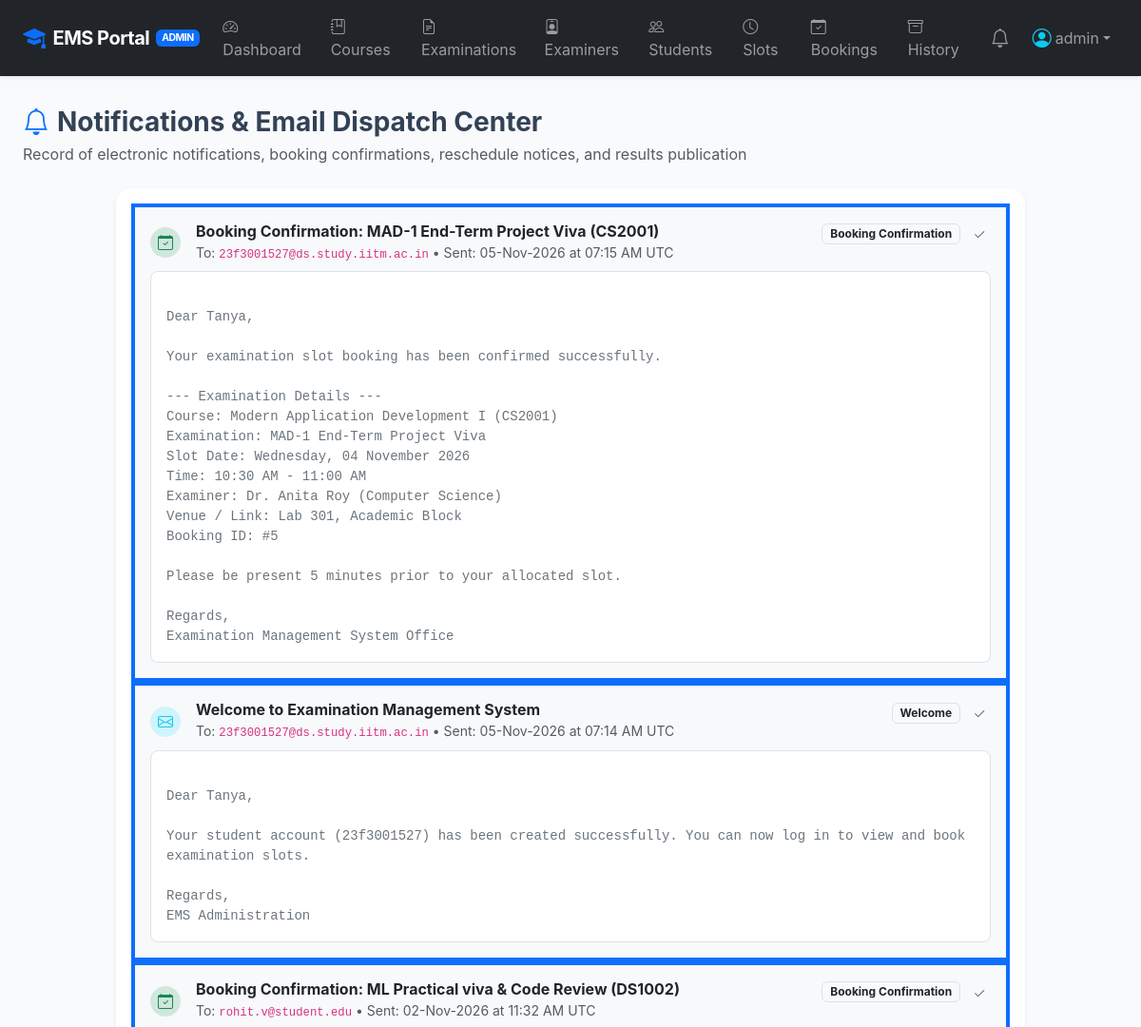
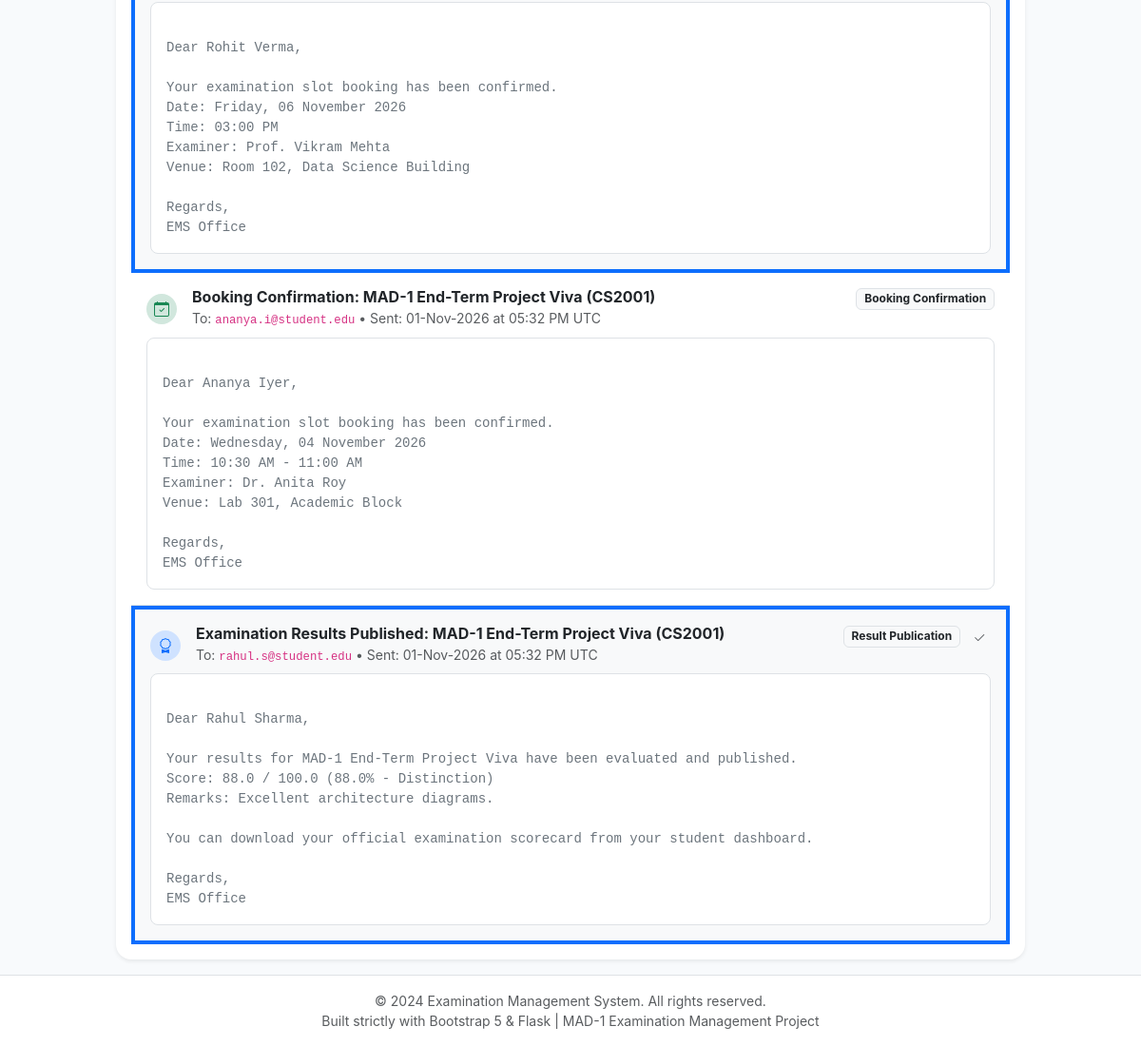
Screenshot of /notifications/ (signed in) with the database file from the repository (2 pictures, top to bottom).
### application/models.py (models this page shows, shortened)
class User(UserMixin, db.Model):
    __tablename__ = 'users'
    id = db.Column(db.Integer, primary_key=True)
    username = db.Column(db.String(80), unique=True, nullable=False, index=True)
    email = db.Column(db.String(120), unique=True, nullable=False, index=True)
    password_hash = db.Column(db.String(255), nullable=False)
    role = db.Column(db.String(20), nullable=False)  # 'admin', 'examiner', 'student'
    created_at = db.Column(db.DateTime, default=datetime.utcnow)
    examiner_profile = db.relationship('ExaminerProfile', backref='user', uselist=False, cascade='all, delete-orphan')
    student_profile = db.relationship('StudentProfile', backref='user', uselist=False, cascade='all, delete-orphan')
    notifications = db.relationship('Notification', backref='user', lazy='dynamic', cascade='all, delete-orphan')
    @property
    def is_admin(self):
        return self.role == 'admin'
    @property
    def is_student(self):
        return self.role == 'student'

class Notification(db.Model):
    __tablename__ = 'notifications'
    id = db.Column(db.Integer, primary_key=True)
    user_id = db.Column(db.Integer, db.ForeignKey('users.id', ondelete='CASCADE'), nullable=False)
    email_to = db.Column(db.String(120), nullable=False)
    subject = db.Column(db.String(200), nullable=False)
    body = db.Column(db.Text, nullable=False)
    notification_type = db.Column(db.String(50), default='General')  # 'Booking Confirmation', 'Result Publication', 'Reschedule', 'Status Update'
    sent_at = db.Column(db.DateTime, default=datetime.utcnow)
    is_read = db.Column(db.Boolean, default=False)

### application/controllers/notifications.py (the view)
@notif_bp.route('/')
@login_required
def index():
    if current_user.is_admin:
        notifs = Notification.query.order_by(Notification.sent_at.desc()).limit(100).all()
    else:
        notifs = current_user.notifications.order_by(Notification.sent_at.desc()).all()
    return render_template('notifications/list.html', notifications=notifs)

### application/__init__.py (called while the page is built)
@login_manager.user_loader
def load_user(user_id):
    try:
        return User.query.get(int(user_id))
    except (TypeError, ValueError):
        return None

### application/templates/notifications/list.html (shortened to what this page needs)
{% extends "base.html" %}
{% block content %}
<div class="d-flex justify-content-between align-items-center mb-4 flex-wrap gap-2">
    <div>
        <h3 class="fw-bold mb-1"><i class="bi bi-bell text-primary me-2"></i>Notifications & Email Dispatch Center</h3>
        <p class="text-muted mb-0">Record of electronic notifications, booking confirmations, reschedule notices, and results publication</p>
    </div>
</div>
<div class="row justify-content-center">
    <div class="col-lg-10">
        <div class="card border-0 shadow-sm rounded-4 bg-white">
            <div class="card-body p-3">
                {% if notifications %}
                    <div class="list-group list-group-flush">
                        {% for n in notifications %}
                        <div class="list-group-item p-3 border-bottom {% if not n.is_read %}bg-light border-start border-primary border-4{% endif %}">
                            <div class="d-flex justify-content-between align-items-start mb-2">
                                <div class="d-flex align-items-center">
                                    <div class="me-3">
                                        {% if n.notification_type == 'Booking Confirmation' %}
                                            <span class="badge bg-success-subtle text-success p-2 rounded-circle fs-6">
                                                <i class="bi bi-calendar-check"></i>
                                            </span>
                                        {% elif n.notification_type == 'Result Publication' %}
                                            <span class="badge bg-primary-subtle text-primary p-2 rounded-circle fs-6">
                                                <i class="bi bi-award"></i>
                                            </span>
                                        {% elif n.notification_type == 'Reschedule' %}
                                            <span class="badge bg-warning-subtle text-warning p-2 rounded-circle fs-6">
                                                <i class="bi bi-arrow-repeat"></i>
                                            </span>
                                        {% elif n.notification_type == 'Booking Cancellation' %}
                                            <span class="badge bg-danger-subtle text-danger p-2 rounded-circle fs-6">
                                                <i class="bi bi-x-circle"></i>
                                            </span>
                                        {% else %}
                                            <span class="badge bg-info-subtle text-info p-2 rounded-circle fs-6">
                                                <i class="bi bi-envelope"></i>
                                            </span>
                                        {% endif %}
                                    </div>
                                    <div>
                                        <h6 class="fw-bold text-dark mb-0">{{ n.subject }}</h6>
                                        <small class="text-muted">
                                            To: <code>{{ n.email_to }}</code> &bull; Sent: {{ n.sent_at.strftime('%d-%b-%Y at %I:%M %p UTC') }}
                                        </small>
                                    </div>
                                </div>
                                <div class="d-flex align-items-center gap-2">
                                    <span class="badge bg-light text-dark border">{{ n.notification_type }}</span>
                                    {% if not n.is_read %}
                                        <form method="POST" action="{{ url_for('notifications.mark_read', notif_id=n.id) }}">
                                            <button type="submit" class="btn btn-sm btn-link text-decoration-none text-muted py-0 px-1" title="Mark as Read">
                                                <i class="bi bi-check2"></i>
                                            </button>
                                        </form>
                                    {% endif %}
                                </div>
                            </div>
                            <div class="bg-white p-3 rounded-3 border small text-secondary font-monospace" style="white-space: pre-line;">
                                {{ n.body }}
                            </div>
                        </div>
                        {% endfor %}
                    </div>
                {% else %}
                    <div class="text-center text-muted py-5">
                        <i class="bi bi-bell-slash display-5 d-block mb-2"></i>
                        No notifications recorded yet.
                    </div>
                {% endif %}
            </div>
        </div>
    </div>
</div>
{% endblock %}

### application/templates/base.html (shortened to what this page needs)
<!DOCTYPE html>
<html lang="en">
<head>
    <link href="https://cdn.jsdelivr.net/npm/bootstrap@5.3.3/dist/css/bootstrap.min.css" rel="stylesheet">
    <link rel="stylesheet" href="https://cdn.jsdelivr.net/npm/bootstrap-icons@1.11.3/font/bootstrap-icons.min.css">
    <link rel="stylesheet" href="{{ url_for('static', filename='css/style.css') }}">
</head>
<body>
    <nav class="navbar navbar-expand-lg navbar-dark bg-dark sticky-top shadow-sm py-2">
        <div class="container-fluid px-lg-4">
            <a class="navbar-brand d-flex align-items-center" href="{{ url_for('auth.index') }}">
                <i class="bi bi-mortarboard-fill text-primary me-2 fs-4"></i>
                <span>EMS Portal</span>
                {% if current_user.is_authenticated %}
                    <span class="badge bg-primary brand-badge text-uppercase">{{ current_user.role }}</span>
                {% endif %}
            </a>
            <div class="collapse navbar-collapse" id="emsNavbar">
                <ul class="navbar-nav me-auto mb-2 mb-lg-0">
                    {% if current_user.is_authenticated %}
                        {% if current_user.is_admin %}
                            <li class="nav-item">
                                <a class="nav-link" href="{{ url_for('admin.dashboard') }}"><i class="bi bi-speedometer2 me-1"></i> Dashboard</a>
                            </li>
                            <li class="nav-item">
                                <a class="nav-link" href="{{ url_for('admin.courses') }}"><i class="bi bi-journal-bookmark me-1"></i> Courses</a>
                            </li>
                            <li class="nav-item">
                                <a class="nav-link" href="{{ url_for('admin.examinations') }}"><i class="bi bi-file-earmark-text me-1"></i> Examinations</a>
                            </li>
                            <li class="nav-item">
                                <a class="nav-link" href="{{ url_for('admin.examiners') }}"><i class="bi bi-person-badge me-1"></i> Examiners</a>
                            </li>
                            <li class="nav-item">
                                <a class="nav-link" href="{{ url_for('admin.students') }}"><i class="bi bi-people me-1"></i> Students</a>
                            </li>
                            <li class="nav-item">
                                <a class="nav-link" href="{{ url_for('admin.slots') }}"><i class="bi bi-clock me-1"></i> Slots</a>
                            </li>
                            <li class="nav-item">
                                <a class="nav-link" href="{{ url_for('admin.bookings') }}"><i class="bi bi-calendar-check me-1"></i> Bookings</a>
                            </li>
                            <li class="nav-item">
                                <a class="nav-link" href="{{ url_for('admin.historical') }}"><i class="bi bi-archive me-1"></i> History</a>
                            </li>
                        {% endif %}
                    {% else %}
                        <li class="nav-item">
                            <a class="nav-link" href="{{ url_for('auth.index') }}">Home</a>
                        </li>
                    {% endif %}
                </ul>
                <ul class="navbar-nav ms-auto align-items-lg-center">
                    {% if current_user.is_authenticated %}
                        <li class="nav-item me-2">
                            <a class="nav-link position-relative" href="{{ url_for('notifications.index') }}" title="Notifications">
                                <i class="bi bi-bell fs-5"></i>
                            </a>
                        </li>
                        <li class="nav-item dropdown">
                            <a class="nav-link dropdown-toggle d-flex align-items-center" href="#" id="userDropdown" role="button" data-bs-toggle="dropdown" aria-expanded="false">
                                <i class="bi bi-person-circle fs-5 me-1 text-info"></i>
                                <span>{{ current_user.username }}</span>
                            </a>
                        </li>
                    {% endif %}
                </ul>
            </div>
        </div>
    </nav>
    <main class="container-fluid px-lg-4 py-3">
        {% block content %}{% endblock %}
    </main>
    <footer class="bg-white border-top py-3 text-center text-muted small mt-auto">
        <div class="container">
            <div>&copy; 2024 Examination Management System. All rights reserved.</div>
            <div>Built strictly with Bootstrap 5 & Flask | MAD-1 Examination Management Project</div>
        </div>
    </footer>
</body>
</html>

### application/static/css/style.css (style rules this page uses)
:root { --ems-primary: #1e3a8a; --ems-secondary: #0ea5e9; --ems-dark: #0f172a; --ems-light: #f8fafc; --ems-border: #e2e8f0; }
body { background-color: #f8fafc; font-family: -apple-system, BlinkMacSystemFont, "Segoe UI", Roboto, "Helvetica Neue", Arial, sans-serif; color: #334155; min-height: 100vh; display: flex; flex-direction: column; }
main { flex: 1 0 auto; }
footer { flex-shrink: 0; }
.navbar-brand { font-weight: 700; letter-spacing: -0.5px; }
.brand-badge { font-size: 0.65rem; vertical-align: middle; margin-left: 0.4rem; }

### rows the page displays
User: role "ADMIN", username "admin"
Notification: subject "Booking Confirmation: MAD-1 End-Term Project Viva (CS2001)", email_to "23f3001527@ds.study.iitm.ac.in", sent_at "05-Nov-2026 at 07:15 AM UTC", notification_type "Booking Confirmation", body "Dear Tanya, Your examination slot booking has been confirmed successfully. --- Examination Details --- Course: Modern Application Development I (CS2001) Examination: MAD-1 End-Term Project Viva Slot Date: Wednesday, 04 November 2026 Time: 10:30 AM - 11:00 AM Examiner: Dr. Anita Roy (Computer Science) Venue / Link: Lab 301, Academic Block Booking ID: #5 Please be present 5 minutes prior to your allocated slot. Regards, Examination Management System Office"
Notification: subject "Welcome to Examination Management System", email_to "23f3001527@ds.study.iitm.ac.in", sent_at "05-Nov-2026 at 07:14 AM UTC", notification_type "Welcome", body "Dear Tanya, Your student account (23f3001527) has been created successfully. You can now log in to view and book examination slots. Regards, EMS Administration"
Notification: subject "Booking Confirmation: ML Practical viva & Code Review (DS1002)", email_to "rohit.v@student.edu", sent_at "02-Nov-2026 at 11:32 AM UTC", notification_type "Booking Confirmation", body "Dear Rohit Verma, Your examination slot booking has been confirmed. Date: Friday, 06 November 2026 Time: 03:00 PM Examiner: Prof. Vikram Mehta Venue: Room 102, Data Science Building Regards, EMS Office"
Notification: subject "Booking Confirmation: MAD-1 End-Term Project Viva (CS2001)", email_to "ananya.i@student.edu", sent_at "01-Nov-2026 at 05:32 PM UTC", notification_type "Booking Confirmation", body "Dear Ananya Iyer, Your examination slot booking has been confirmed. Date: Wednesday, 04 November 2026 Time: 10:30 AM - 11:00 AM Examiner: Dr. Anita Roy Venue: Lab 301, Academic Block Regards, EMS Office"
Notification: subject "Examination Results Published: MAD-1 End-Term Project Viva (CS2001)", email_to "rahul.s@student.edu", sent_at "01-Nov-2026 at 05:32 PM UTC", notification_type "Result Publication", body "Dear Rahul Sharma, Your results for MAD-1 End-Term Project Viva have been evaluated and published. Score: 88.0 / 100.0 (88.0% - Distinction) Remarks: Excellent architecture diagrams. You can download your official examination scorecard from your student dashboard. Regards, EMS Office"
